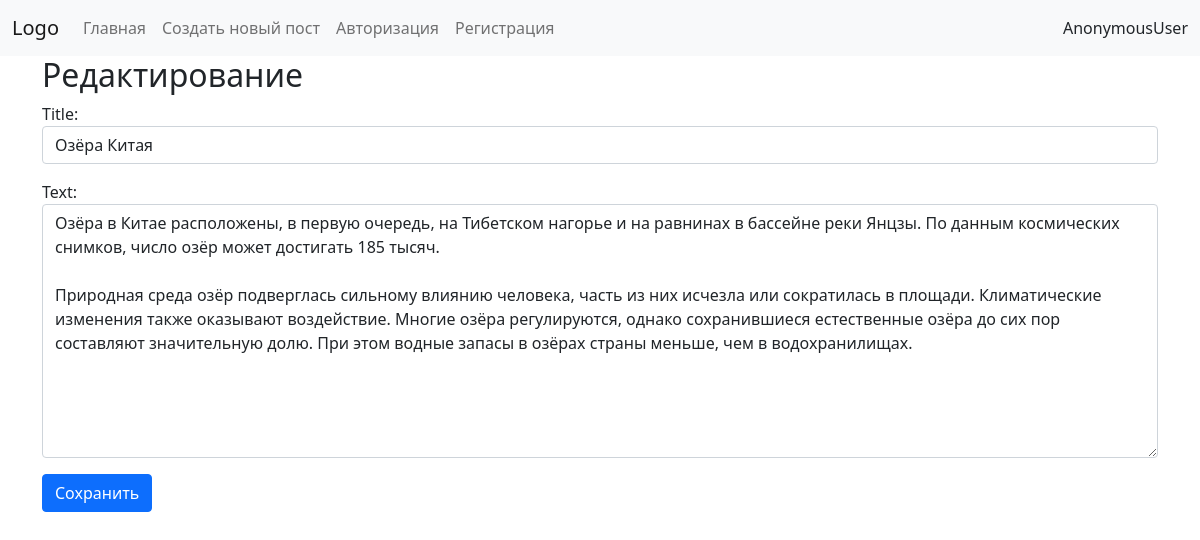
Page /post/edit/6 on the committed database.
### blog/models.py (models this page shows, shortened)
class Post(models.Model):
    title = models.CharField(max_length=64, verbose_name="Title")
    text = models.TextField(verbose_name='Text')
    created_date = models.DateTimeField(auto_now_add=True, verbose_name='Created Date')
    published_date = models.DateTimeField(auto_now_add=True, verbose_name='Published Date')
    author = models.ForeignKey(User, on_delete=models.CASCADE, verbose_name='Владелец статьи', blank=True, null=True)

### blog/views.py (the view, shortened to what this page needs)
# urls.py: path('post/edit/<int:post_pk>', post_edit, name='post_edit'),
def post_edit(request, post_pk):
    post = get_object_or_404(Post, pk=post_pk)
    if request.method == 'GET':
        form = PostForm(instance=post)
        return render(request, 'blog/post_edit.html', {'form': form})

### blog/forms.py
class PostForm(forms.ModelForm):
    class Meta:
        model = Post
        fields = ("title", "text")
    def __init__(self, *args, **kwargs):
        super().__init__(*args, **kwargs)
        for field in self.fields:
            self.fields[field].widget.attrs['class'] = 'form-control'

### blog/templates/blog/post_edit.html (shortened to what this page needs)
{% extends 'blog/base.html' %}
{% block content %}
<h2>Редактирование</h2>
<form method="POST">{% csrf_token %}
    {{ form.as_p }}
    <button class="btn btn-primary" type="submit">Сохранить</button>
</form>
{% endblock %}

### rows in the picture
Post: title "Озёра Китая", text "Озёра в Китае расположены, в первую очередь, на Тибетском нагорье и на равнинах в бассейне реки Янцзы. По данным космических снимков, число озёр может достигать 185 тысяч. Природная среда озёр подверглась сильному влиянию человека, часть из них исчезла или сократилась в площади. Климатические изменения также оказывают воздействие. Многие озёра регулируются, однако сохранившиеся естественные озёра до сих пор составляют значительную долю. При этом водные запасы в озёрах страны меньше, чем в водохранилищах."

### other values in the picture
{{ request.user }} "AnonymousUser"
